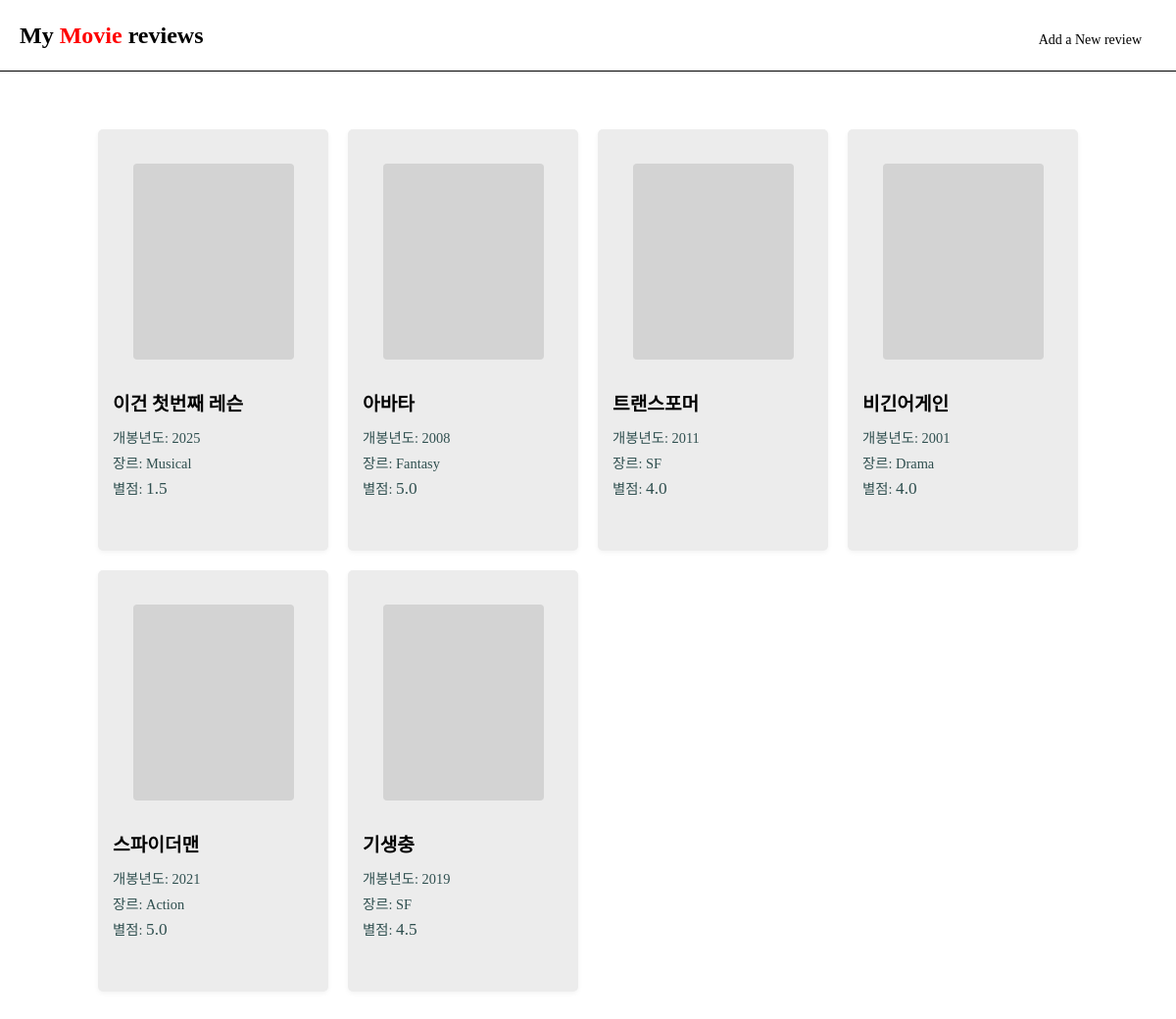
/review/, run on the app's committed database.
### reviews/models.py (models this page shows, shortened)
class MovieReview(models.Model):
    title = models.CharField(max_length=100, verbose_name="영화 제목")
    release_year = models.IntegerField(verbose_name="개봉 년도")
    genre_choices = [
        ('SF', 'SF'),
        ('Comedy', '코미디'),
        ('Action', '액션'),
        ('Drama', '드라마'),
        ('Horror', '공포'),
        ('Thriller', '스릴러'),
        ('Fantasy', '판타지'),
        ('Animation', '애니메이션'),
        ('Romance', '로맨스'),
        ('Mystery', '미스터리'),
        ('Crime', '범죄'),
        ('Musical', '뮤지컬'),
    ]
    genre = models.CharField(max_length=50, choices=genre_choices)
    rating = models.FloatField(validators=[MinValueValidator(0.0), MaxValueValidator(5.0)])
    running_time_minutes = models.IntegerField()
    review_content = models.TextField()
    director = models.CharField(max_length=100, blank=True, null=True)
    actors = models.CharField(max_length=200,blank=True, null=True)
    created_at = models.DateTimeField(auto_now_add=True)
    updated_at = models.DateTimeField(auto_now=True)
    class Meta:
        ordering = ['-created_at']

### reviews/views.py (the view)
# urls.py: path('', views.review_list, name='review_list'), # 리뷰 리스트 페이지
def review_list(request):
    reviews = MovieReview.objects.all() # 모든 리뷰 가져오기
    return render(request, 'reviews/reviews_list.html', {'reviews': reviews})

### reviews/templates/reviews/reviews_list.html (shortened to what this page needs)
<!DOCTYPE html>
<html lang="ko">
<head>
</head>
<body>
    <header>
        <h1><a href="{% url 'reviews:review_list' %}">My <span style="color: red;">Movie</span> reviews</a></h1>
        <nav>
            <a href="{% url 'reviews:review_create' %}" class="button">Add a New review</a>
        </nav>
    </header>
    <div class="container">
        <div class="card-grid">
            {% for review in reviews %}
            <div class="card">
                <div class="movie-image">
                </div>
                <h2><a href="{% url 'reviews:review_detail' review.pk %}">{{ review.title }}</a></h2>
                <p>개봉년도: {{ review.release_year }}</p>
                <p>장르: {{ review.genre }}</p>
                <p>별점:
                    <span class="stars">
                        {{ review.rating }}
                    </span>
                </p>
            </div>
            {% empty %}
                <p>작성된 리뷰가 없습니다. 새로운 리뷰를 작성해주세요!</p>
            {% endfor %}
        </div>
    </div>
</body>
</html>

### reviews/templates/reviews/reviews_list.html (style rules this page uses)
body { margin: 0; padding: 0; background-color: white; }
.container { max-width: 1000px; margin: 20px auto; padding: 20px; }
header { background-color: white; color: black; padding: 15px 20px; display: flex; justify-content: space-between; align-items: center; box-shadow: 0 1px 0 0 black; }
header h1 { margin: 0; font-size: 24px; }
header a { color: black; text-decoration: none; }
nav { margin-top: 10px; }
nav a { margin-left: 20px; color: black; text-decoration: none; }
.button { display: inline-block; padding: 8px 15px; color: black; border: none; cursor: pointer; text-decoration: none; font-size: 14px; }
.card-grid { display: grid; grid-template-columns: repeat(auto-fill, minmax(220px, 1fr)); gap: 20px; margin-top: 20px; }
.card { background-color: rgb(236, 236, 236); border-radius: 5px; padding: 15px; box-shadow: 0 2px 5px rgba(0,0,0,0.05); transition: transform 0.2s; height: 400px; }
.card h2 { font-size: 1.2em; margin-top: 0; margin-bottom: 10px; }
.card a { text-decoration: none; color: black; }
.card p { font-size: 0.9em; color: darkslategray; margin: 5px 0; }
.movie-image { width: 80%; height: 200px; border-radius: 4px; margin-bottom: 30px; margin-top: 20px; background-color: lightgray; display: flex; align-items: center; justify-self: center; }
.stars { font-size: 1.2em; }

### data on the page
MovieReview: title "이건 첫번째 레슨", release_year "2025", genre "Musical", rating "1.5"
MovieReview: title "아바타", release_year "2008", genre "Fantasy", rating "5.0"
MovieReview: title "트랜스포머", release_year "2011", genre "SF", rating "4.0"
MovieReview: title "비긴어게인", release_year "2001", genre "Drama", rating "4.0"
MovieReview: title "스파이더맨", release_year "2021", genre "Action", rating "5.0"
MovieReview: title "기생충", release_year "2019", genre "SF", rating "4.5"
